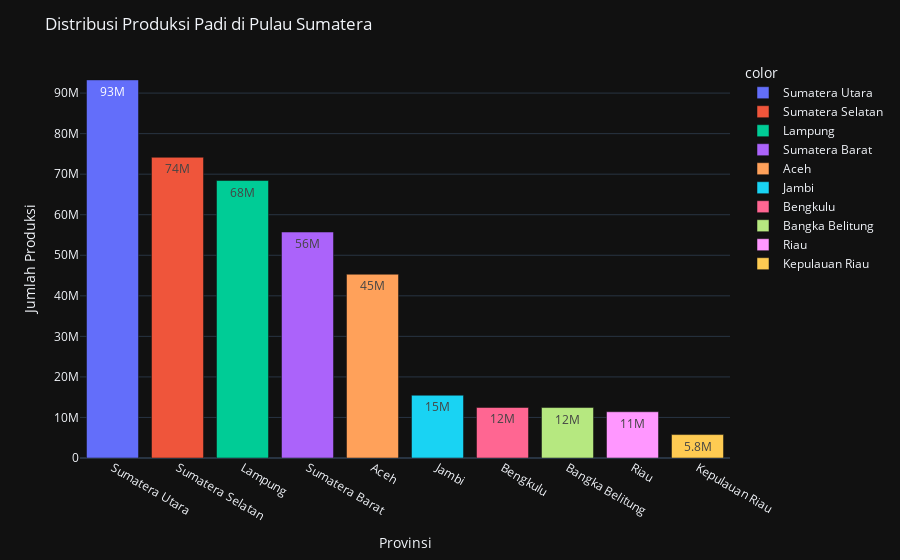

Notebook code cell kept with this figure:
### Code cell
total_produksi_prov = df.groupby(['Provinsi'])['Produksi'].sum().sort_values(ascending = False).reset_index()

fig = px.bar(df, y=total_produksi_prov['Produksi'], x=total_produksi_prov['Provinsi'], text_auto='.2s',template='plotly_dark',
             color = total_produksi_prov['Provinsi'])
fig.update_layout(title='Distribusi Produksi Padi di Pulau Sumatera',
                   xaxis_title='Provinsi',
                   yaxis_title='Jumlah Produksi'
                 )
fig.show()
plotly.offline.plot(fig, filename='grafik/distribusi_produksi.html')

### Figure 1 — Plotly figure (JSON) as saved in the notebook; plotly's stock layout.template omitted (floating-point values rounded to 4 significant figures)
{"data": [{"alignmentgroup": "True", "hovertemplate": "color=Sumatera Utara<br>x=%{x}<br>y=%{y}<extra></extra>", "legendgroup": "Sumatera Utara", "marker": {"color": "#636efa", "pattern": {"shape": ""}}, "name": "Sumatera Utara", "offsetgroup": "Sumatera Utara", "orientation": "v", "showlegend": true, "textposition": "auto", "texttemplate": "%{y:.2s}", "type": "bar", "x": ["Sumatera Utara"], "xaxis": "x", "y": [93250000.0], "yaxis": "y"}, {"alignmentgroup": "True", "hovertemplate": "color=Sumatera Selatan<br>x=%{x}<br>y=%{y}<extra></extra>", "legendgroup": "Sumatera Selatan", "marker": {"color": "#EF553B", "pattern": {"shape": ""}}, "name": "Sumatera Selatan", "offsetgroup": "Sumatera Selatan", "orientation": "v", "showlegend": true, "textposition": "auto", "texttemplate": "%{y:.2s}", "type": "bar", "x": ["Sumatera Selatan"], "xaxis": "x", "y": [74160000.0], "yaxis": "y"}, {"alignmentgroup": "True", "hovertemplate": "color=Lampung<br>x=%{x}<br>y=%{y}<extra></extra>", "legendgroup": "Lampung", "marker": {"color": "#00cc96", "pattern": {"shape": ""}}, "name": "Lampung", "offsetgroup": "Lampung", "orientation": "v", "showlegend": true, "textposition": "auto", "texttemplate": "%{y:.2s}", "type": "bar", "x": ["Lampung"], "xaxis": "x", "y": [68430000.0], "yaxis": "y"}, {"alignmentgroup": "True", "hovertemplate": "color=Sumatera Barat<br>x=%{x}<br>y=%{y}<extra></extra>", "legendgroup": "Sumatera Barat", "marker": {"color": "#ab63fa", "pattern": {"shape": ""}}, "name": "Sumatera Barat", "offsetgroup": "Sumatera Barat", "orientation": "v", "showlegend": true, "textposition": "auto", "texttemplate": "%{y:.2s}", "type": "bar", "x": ["Sumatera Barat"], "xaxis": "x", "y": [55730000.0], "yaxis": "y"}, {"alignmentgroup": "True", "hovertemplate": "color=Aceh<br>x=%{x}<br>y=%{y}<extra></extra>", "legendgroup": "Aceh", "marker": {"color": "#FFA15A", "pattern": {"shape": ""}}, "name": "Aceh", "offsetgroup": "Aceh", "orientation": "v", "showlegend": true, "textposition": "auto", "texttemplate": "%{y:.2s}", "type": "bar", "x": ["Aceh"], "xaxis": "x", "y": [45320000.0], "yaxis": "y"}, {"alignmentgroup": "True", "hovertemplate": "color=Jambi<br>x=%{x}<br>y=%{y}<extra></extra>", "legendgroup": "Jambi", "marker": {"color": "#19d3f3", "pattern": {"shape": ""}}, "name": "Jambi", "offsetgroup": "Jambi", "orientation": "v", "showlegend": true, "textposition": "auto", "texttemplate": "%{y:.2s}", "type": "bar", "x": ["Jambi"], "xaxis": "x", "y": [15480000.0], "yaxis": "y"}, {"alignmentgroup": "True", "hovertemplate": "color=Bengkulu<br>x=%{x}<br>y=%{y}<extra></extra>", "legendgroup": "Bengkulu", "marker": {"color": "#FF6692", "pattern": {"shape": ""}}, "name": "Bengkulu", "offsetgroup": "Bengkulu", "orientation": "v", "showlegend": true, "textposition": "auto", "texttemplate": "%{y:.2s}", "type": "bar", "x": ["Bengkulu"], "xaxis": "x", "y": [12460000.0], "yaxis": "y"}, {"alignmentgroup": "True", "hovertemplate": "color=Bangka Belitung<br>x=%{x}<br>y=%{y}<extra></extra>", "legendgroup": "Bangka Belitung", "marker": {"color": "#B6E880", "pattern": {"shape": ""}}, "name": "Bangka Belitung", "offsetgroup": "Bangka Belitung", "orientation": "v", "showlegend": true, "textposition": "auto", "texttemplate": "%{y:.2s}", "type": "bar", "x": ["Bangka Belitung"], "xaxis": "x", "y": [12440000.0], "yaxis": "y"}, {"alignmentgroup": "True", "hovertemplate": "color=Riau<br>x=%{x}<br>y=%{y}<extra></extra>", "legendgroup": "Riau", "marker": {"color": "#FF97FF", "pattern": {"shape": ""}}, "name": "Riau", "offsetgroup": "Riau", "orientation": "v", "showlegend": true, "textposition": "auto", "texttemplate": "%{y:.2s}", "type": "bar", "x": ["Riau"], "xaxis": "x", "y": [11410000.0], "yaxis": "y"}, {"alignmentgroup": "True", "hovertemplate": "color=Kepulauan Riau<br>x=%{x}<br>y=%{y}<extra></extra>", "legendgroup": "Kepulauan Riau", "marker": {"color": "#FECB52", "pattern": {"shape": ""}}, "name": "Kepulauan Riau", "offsetgroup": "Kepulauan Riau", "orientation": "v", "showlegend": true, "textposition": "auto", "texttemplate": "%{y:.2s}", "type": "bar", "x": ["Kepulauan Riau"], "xaxis": "x", "y": [5776318], "yaxis": "y"}], "layout": {"autosize": true, "barmode": "relative", "legend": {"title": {"text": "color"}, "tracegroupgap": 0}, "margin": {"t": 60}, "title": {"text": "Distribusi Produksi Padi di Pulau Sumatera"}, "xaxis": {"anchor": "y", "autorange": true, "domain": [0, 1], "range": [-0.5, 9.5], "title": {"text": "Provinsi"}, "type": "category"}, "yaxis": {"anchor": "x", "autorange": true, "domain": [0, 1], "range": [0, 98160000.0], "title": {"text": "Jumlah Produksi"}, "type": "linear"}}}
